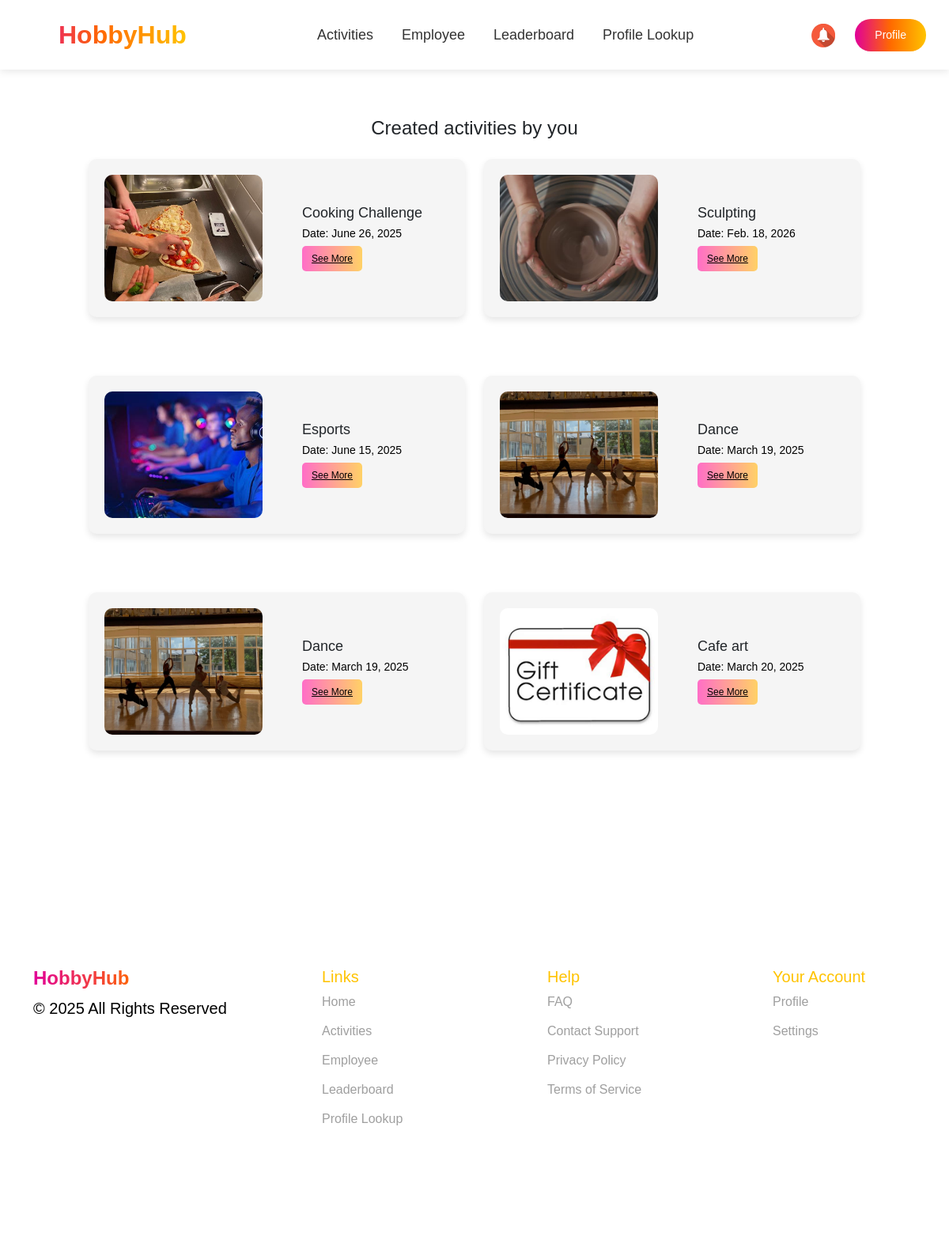
The page /organizer/ (signed in) on the database as committed earlier.
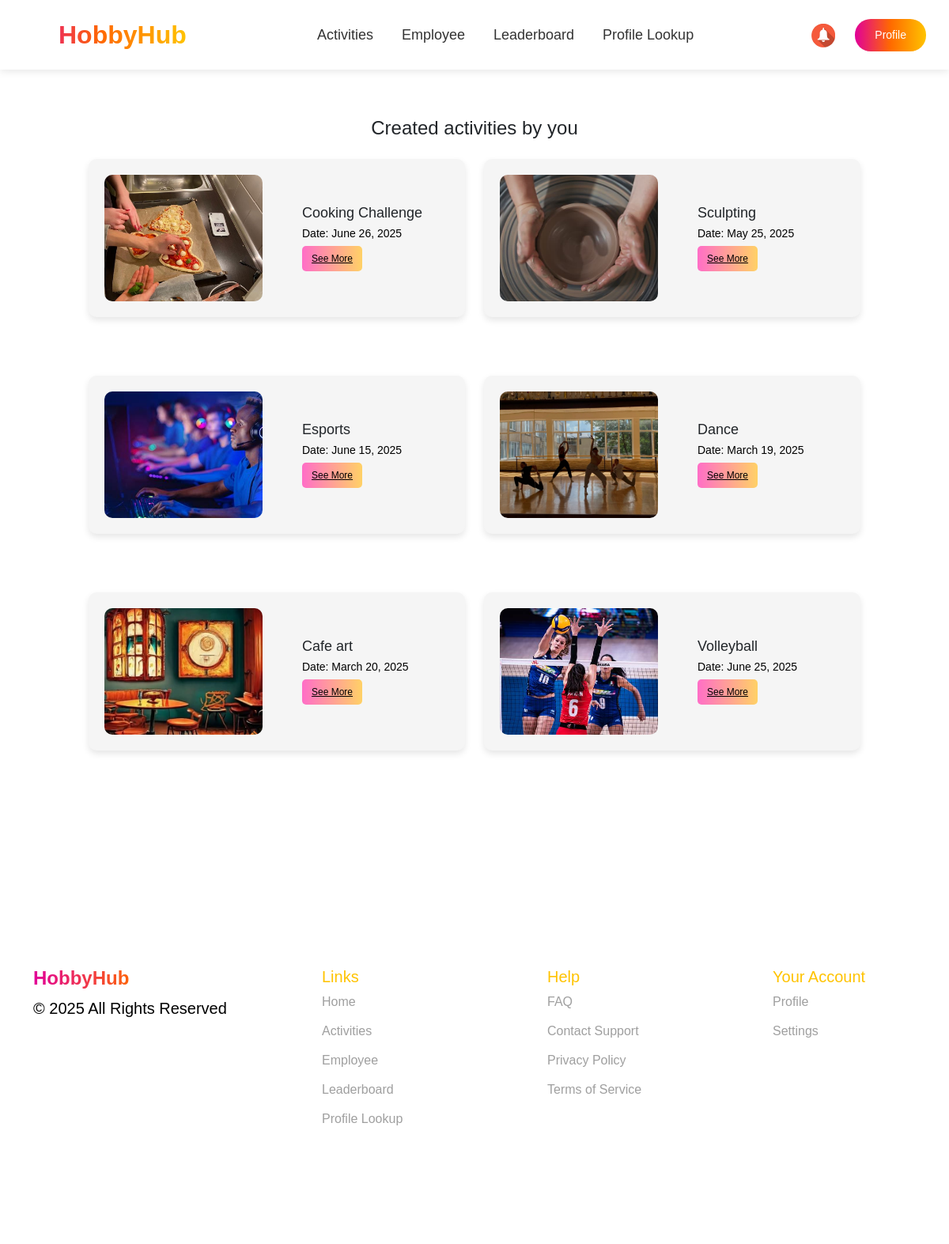
The same page on the database as committed later.
### events/models.py (models this page shows, shortened)
class Event(models.Model):
    title = models.CharField(max_length=150)
    description = models.TextField()
    location = models.CharField(max_length=250)
    date = models.DateField()
    time = models.TimeField()
    hobbies = models.ManyToManyField(Hobby, related_name='events')
    image = models.ImageField(upload_to='event_images/', null=True, blank=True)
    company = models.ForeignKey(
        Company,
        to_field='company_id',
        on_delete=models.CASCADE,
        related_name='events',
        verbose_name="Company"
    )
    diamonds = models.IntegerField(default=0, verbose_name="Diamonds")
    quota = models.IntegerField(default=10, verbose_name="Quota")
    participants = models.ManyToManyField(Employee, related_name='events', blank=True)

### events/views.py (the view)
# urls.py: path('organizer/', organizer_view, name='organizer_view'),
@role_required("organizer")
def organizer_view(request):
    events = Event.objects.all()
    return render(request, 'organizer.html', {'events': events})

### events/views.py (called while the page is built)
def role_required(role):
    def decorator(view_func):
        @wraps(view_func)
        def wrapper(request, *args, **kwargs):
            if role == "employee" and not request.session.get("nickname"):
                return redirect(f"/sign_in/?next={request.get_full_path()}")
            if role == "organizer" and not request.session.get("company_id"):
                return redirect(f"/sign_in/?next={request.get_full_path()}")
            return view_func(request, *args, **kwargs)
        return wrapper
    return decorator

### events/templates/organizer.html (shortened to what this page needs)
{% extends "organizer_base.html" %}
    {% load static %}
    {% block extra_css %}
    <link rel="stylesheet" href="https://cdn.jsdelivr.net/npm/bootstrap@5.3.0/dist/css/bootstrap.min.css">
    <link rel="stylesheet" href="{% static 'css/all.css' %}">
    <link href="https://fonts.cdnfonts.com/css/gilroy-bold" rel="stylesheet">
    {% endblock %}
{% block content %}
    <section class="your-activities">
        <div class="container mt-5">
            <h2 class="title text-center">Created activities by you</h2>
            <div class="row mt-4">
                {% for event in events %}
                <div class="col-md-6 mb-4" id="activities">
                    <div class="activity-card">
                            <img src="{{ event.image.url }}" class="activity-img" alt="{{ event.title }}" width="200">
                            <div class="activity-info">
                                <h5>{{ event.title }}</h5>
                                <p>Date: {{ event.date }}</p>
                                <a href="{% url 'activities' %}" class="button-link">See More</a>
                            </div>
                        </div>
                    </div>
                {% endfor %}
            </div>
        </div>
    </section>
    {% endblock %}

### events/templates/organizer_base.html (shortened to what this page needs)
<!DOCTYPE html>
<html lang="en">
<head>
    {% load static %}
    <link rel="stylesheet" href="https://cdn.jsdelivr.net/npm/bootstrap@5.3.0/dist/css/bootstrap.min.css">
    <link rel="stylesheet" href="https://unpkg.com/leaflet/dist/leaflet.css" />
    <link href="https://fonts.cdnfonts.com/css/gilroy-bold" rel="stylesheet">
    {% block extra_css %}{% endblock %}
</head>
<body>
     <section class="header">
        <nav class="navbar navbar-expand-lg navbar-bold bg-white  px-4 fixed-top">
            <a class="navbar-brand fw-bold gradient-text logo" href="{% url 'organizer_view' %}">HobbyHub</span></a>
            <div class="collapse navbar-collapse justify-content-center" id="navbarNav">
                <ul class="navbar-nav">
                    <li class="nav-item header-text">
                        <a class="nav-link {% if request.path == '/' or request.path == '/activities/' %}active{% endif %}" href="{% url 'activities' %}">Activities</a>
                    </li>
                    <li class="nav-item header-text">
                        <a class="nav-link {% if request.path == '/employees/' %}active{% endif %}" href="{% url 'employees' %}">Employee</a>
                    </li>
                    <li class="nav-item header-text">
                        <a class="nav-link {% if request.path == '/leaderboard_show/' %}active{% endif %}" href="{% url 'leaderboard_show' %}">Leaderboard</a>
                    </li>
                    <li class="nav-item header-text">
                        <a class="nav-link {% if request.path == '/organizer_profile_lookup/' %}active{% endif %}" href="{% url 'organizer_profile_lookup' %}">Profile Lookup</a>
                    </li>
                </ul>
            </div>
            <div class="d-flex">
                <a class="notifications"><img src="{% static 'images/bell.jpg' %}" alt="Notification"></a>
                <button class="btn btn-gradient" ><a href="{% url 'organizer_profile'%}" style="text-decoration: none; color: #fff;">Profile</a></button>
            </div>
        </nav>
    </section>
    {% block content %}{% endblock %}
    <footer class="footer">
        <div class="container">
            <div class="row">
                <div class="col-md-3">
                    <h4 class="fw-bold gradient-text">HobbyHub</h4>
                    <p>© 2025 All Rights Reserved</p>
                </div>
                <div class="col-md-3">
                    <h5>Links</h5>
                    <ul>
                        <li><a href="{% url 'organizer_view' %}">Home</a></li>
                        <li><a href="{% url 'activities' %}">Activities</a></li>
                        <li><a href="{% url 'employees' %}">Employee</a></li>
                        <li><a href="{% url 'leaderboard_show' %}">Leaderboard</a></li>
                        <li><a href="{% url 'organizer_profile_lookup' %}">Profile Lookup</a></li>
                    </ul>
                </div>
                <div class="col-md-3">
                    <h5>Help</h5>
                    <ul>
                        <li><a href="{% url 'org_faq' %}">FAQ</a></li>
                        <li><a href="{% url 'org_contact_support' %}">Contact Support</a></li>
                        <li><a href="#">Privacy Policy</a></li>
                        <li><a href="{% url 'org_terms_of_service' %}">Terms of Service</a></li>
                    </ul>
                </div>
                <div class="col-md-3">
                    <h5>Your Account</h5>
                    <ul>
                        <li><a href="{% url 'organizer_profile'%}">Profile</a></li>
                        <li><a href="{% url 'organizer_settings' %}">Settings</a></li>
                    </ul>
                </div>
            </div>
        </div>
    </footer>
</body>
</html>

### events/static/css/guest-styles.css (style rules this page uses)
html { scroll-behavior: smooth; }
body { font-family: 'Girloy-Medium', sans-serif !important; margin: auto; background-color: #f5f5f5; }
p { color: #000000; font-weight: 400; font-size: 20px; }
.gradient-text { background: linear-gradient(90deg, #E10098 0%, #FF6A00 50%, #FFC300 100%); -webkit-background-clip: text; -webkit-text-fill-color: transparent; font-weight: bold; }
.nav-item a { margin-right: 15px; }
.btn-gradient { background: linear-gradient(90deg, #E10098 0%, #FF6A00 50%, #FFC300 100%); color: white; border-radius: 20px; padding: 10px 25px; font-size: 18px; border: none; cursor: pointer; transition: 0.3s; }
.logo { font-size: 2rem; font-weight: bold; }
.footer { height: 450px; background: #FFFFFF; color: black; padding: 100px 0; }
.footer h5 { padding-left: 80px; color: #FFC300; }
.footer ul { list-style: none; display: flex; flex-direction: column; padding-left: 50px; }
.footer ul li { margin-bottom: 13px; }
.footer ul li a { color: #9F9F9F; text-decoration: none; padding-left: 30px; }

### events/static/css/organizer-styles.css (style rules this page uses)
body { font-family: 'Gilroy-Medium', sans-serif; background-color: #F5F5F5; }
body h1, h2, h3, h4,h5,h6, header { font-family: 'Gilroy-Bold', sans-serif; }
p { color: #000000; font-weight: 400; font-size: 20px; }
.header { background-color: gainsboro; }
.gradient-text { background: linear-gradient(90deg, #E10098 0%, #FF6A00 50%, #FFC300 100%); -webkit-background-clip: text; -webkit-text-fill-color: transparent; font-weight: bold; }
.btn-gradient { background: linear-gradient(90deg, #E10098 0%, #FF6A00 50%, #FFC300 100%); color: white; border-radius: 20px; padding: 10px 25px; font-size: 18px; border: none; cursor: pointer; transition: 0.3s; }
.logo { font-size: 2rem; font-weight: bold; padding-left: 50px; }
.footer { height: 450px; background: #FFFFFF; color: black; padding: 100px 0; }
.footer h5 { padding-left: 80px; color: #FFC300; }
.footer ul { list-style: none; display: flex; flex-direction: column; padding-left: 50px; }
.footer ul li { margin-bottom: 13px; }
.footer ul li a { color: #9F9F9F; text-decoration: none; padding-left: 30px; }
.your-activities { padding: 100px; background-color: #FFFFFF; }
.title { font-family: 'Gilroy-Bold', sans-serif; font-size: 24px; margin-bottom: 20px; }
.activity-card { display: flex; align-items: center; background: #F5F5F5; padding: 20px; border-radius: 10px; box-shadow: 0 4px 8px rgba(0, 0, 0, 0.1); margin-bottom: 50px; }
.activity-img { width: 200px; height: 160px; border-radius: 10px; object-fit: cover; margin-right: 50px; }
.activity-info h5 { font-family: 'Gilroy-Bold', sans-serif; margin: 0; font-size: 18px; }
.activity-info p { margin: 5px 0; font-size: 14px; }
.btn { font-size: 14px; margin-right: 5px; }
.notifications img { width:30px; height:30px; margin-right: 25px; margin-top: 6px; }
.navbar { padding: 15px 0; box-shadow: 0 2px 10px rgba(0, 0, 0, 0.1); }
.navbar-nav .nav-link { color: #333; font-weight: 500; margin: 0 10px; padding: 8px 15px; transition: all 0.3s ease; }
.header-text { font-family: 'Gilroy-SemiBold', sans-serif; font-size: 18px; }

### events/static/css/user-styles.css (style rules this page uses)
body { overflow-x: hidden; }

### events/static/css/profile.css (style rules this page uses)
.activity-card { border-radius: 10px; overflow: hidden; transition: transform 0.3s; }

### events/static/css/activities.css (style rules this page uses)
:root { --primary-color: #FF6A00; --secondary-color: #FFC300; --accent-color: #E10098; --dark-color: #333333; --light-color: #F5F5F5; --white: #FFFFFF; --gray: #9F9F9F; --border-radius: 12px; --box-shadow: 0 4px 12px rgba(0, 0, 0, 0.1); --transition: all 0.3s ease; }
body { font-family: 'Gilroy-Medium', sans-serif; }
body h1, h2, h3, h4,h5,h6, header { font-family: 'Gilroy-Bold', sans-serif; }

### events/static/css/employees.css (style rules this page uses)
body { font-family: 'Gilroy-Medium', sans-serif; background-color: #F5F5F5; }
body h1, h2, h3, h4,h5,h6, header { font-family: 'Gilroy-Bold', sans-serif; }

### events/templates/organizer.html (style rules this page uses)
.button-link { display: inline-block; padding: 7px 12px; background: linear-gradient(to right, #FF6EC7, #FFD166); color: black; border-radius: 5px; transition: all 0.3s ease-in-out; font-size: 12px; }

Rows that differ between the two databases and show on the page:
removed Event: image (picture), title "Dance", date "March 19, 2025"
changed Event "Sculpting": date "Feb. 18, 2026" → "May 25, 2025"
changed Event "Cafe art": image: a different picture
added Event: image (picture), title "Volleyball", date "June 25, 2025"
